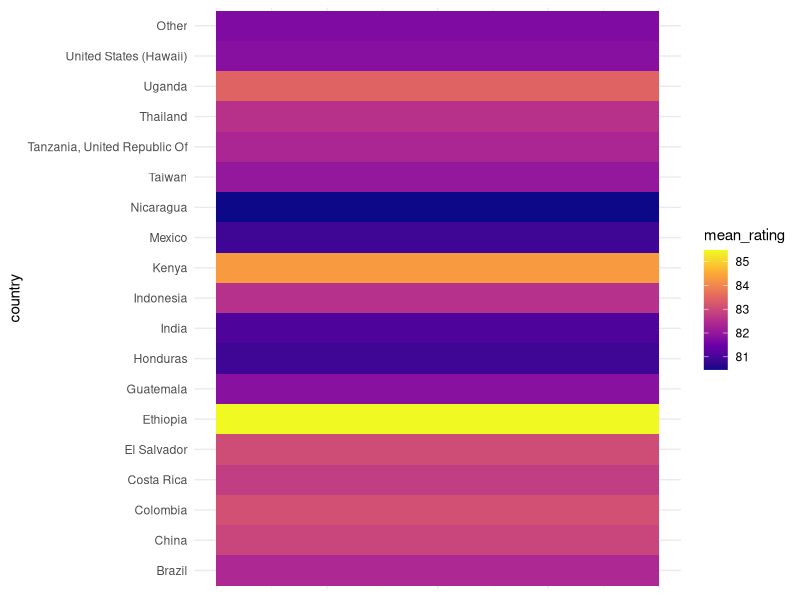
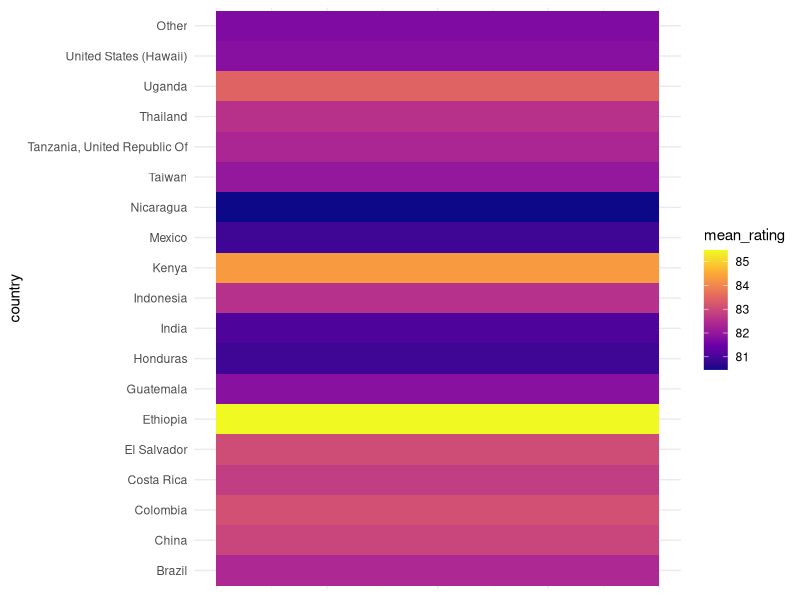
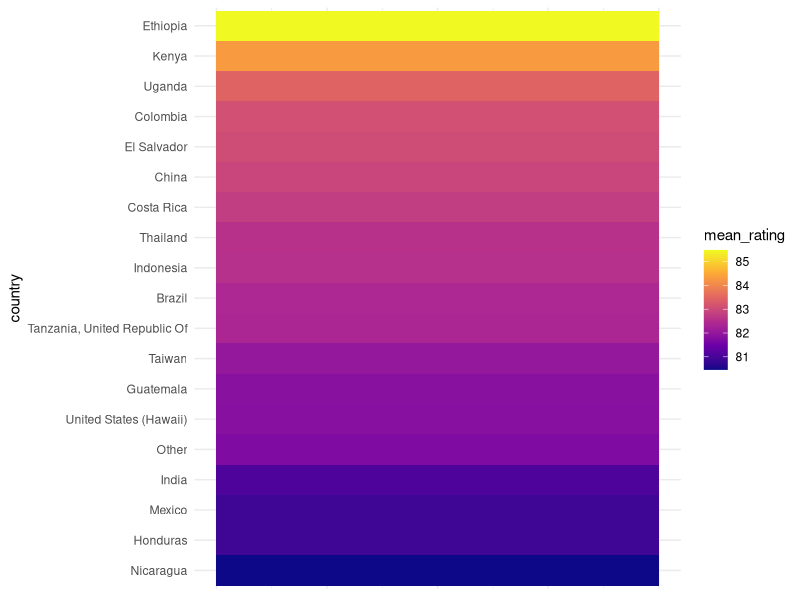
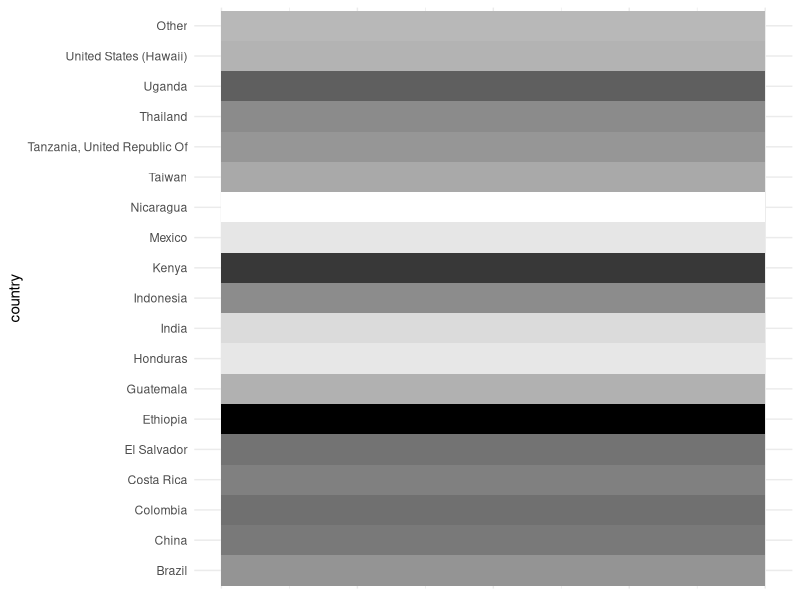
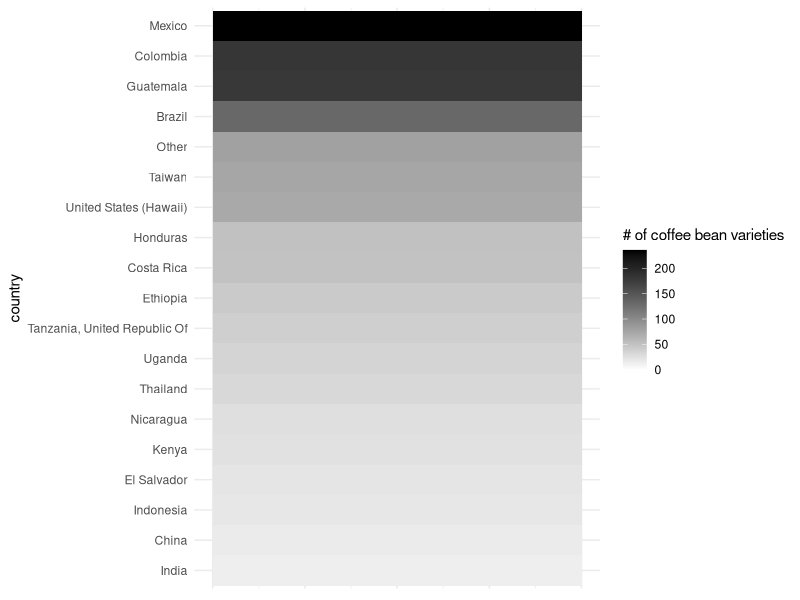
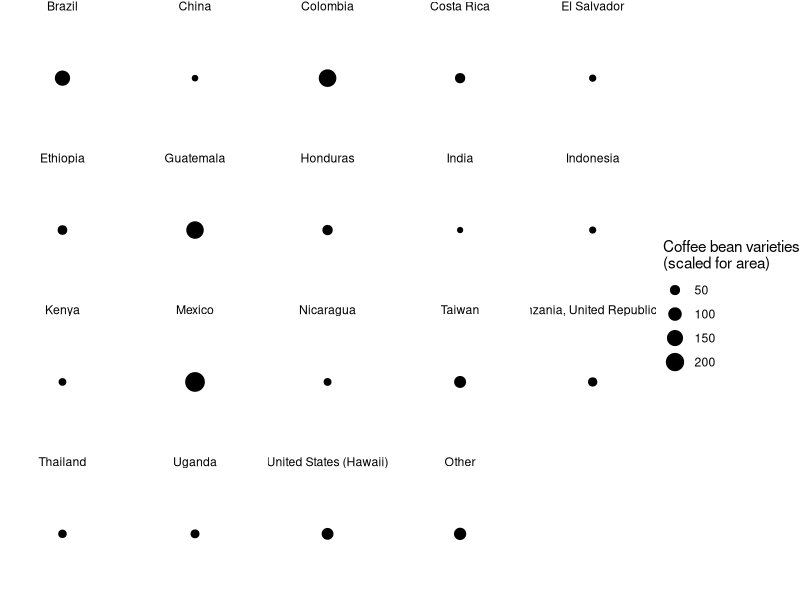
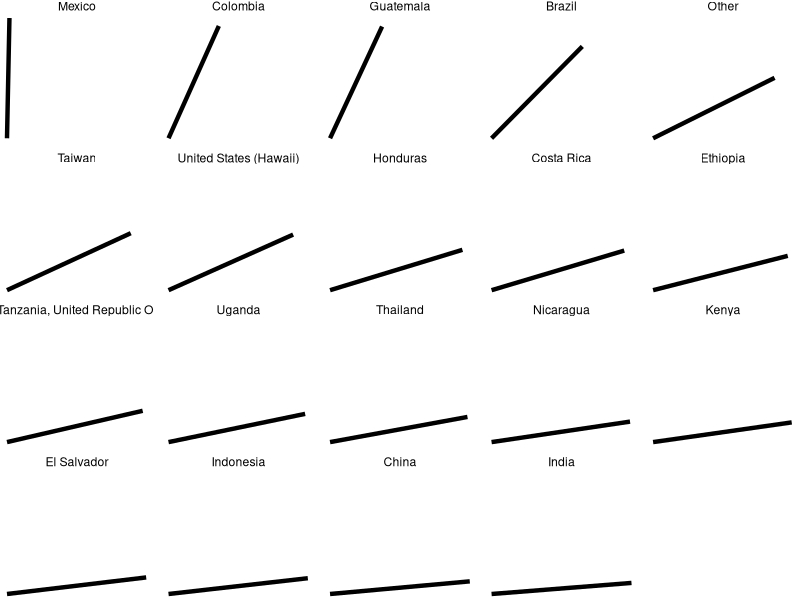
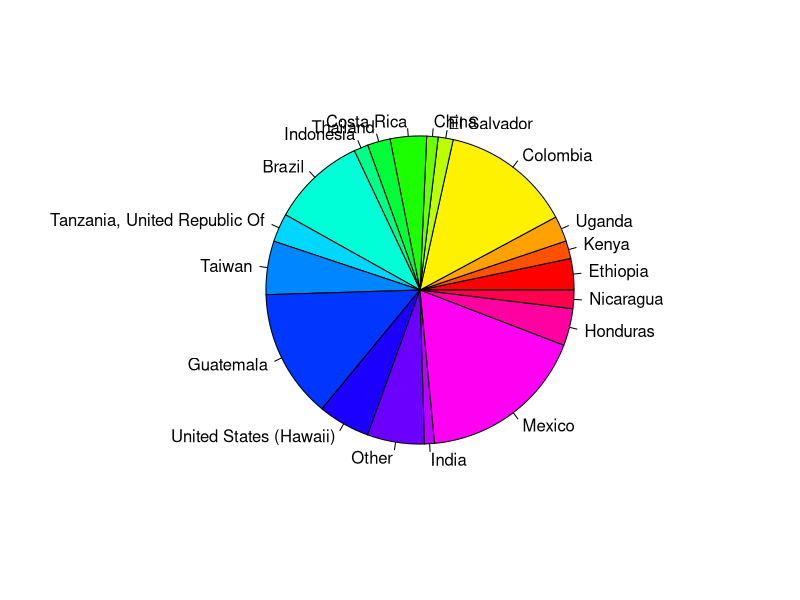

Here is the R script that generated these plots, in order:
## ---- chunk 1
library(tidyverse)
library(kableExtra)
options(pillar.print_min = 20,
        pillar.print_max = 100)
# tuesdata <- tidytuesdayR::tt_load(2020, week = 28)
# coffee_ratings <- tuesdata$coffee_ratings %>%
#   filter(total_cup_points > 0, !is.na(country_of_origin))
# write_csv(coffee_ratings, "data/coffee_ratings.csv")
coffee_ratings <- readr::read_csv("data/coffee_ratings.csv")
country_summary <- coffee_ratings %>%
  mutate(country = fct_lump(country_of_origin, 18)) %>%
  group_by(country) %>%
  summarize(mean_rating = mean(total_cup_points, na.rm = TRUE),
            n = n()) %>%
  arrange(desc(mean_rating)) 
glimpse(coffee_ratings)
glimpse(country_summary)
## ---- chunk 2
library(ggplot2)
country_summary %>%
  arrange(country) %>%
  ggplot(aes(x = 100, y = country, fill = mean_rating)) +
  geom_tile() +
  # color scheme is red to blue
  scale_fill_viridis_c(option = "plasma") +
  theme_minimal() +
  # hide x axis
  theme(axis.text.x = element_blank(),
        axis.ticks.x = element_blank(),
        axis.title.x = element_blank()) 
## ---- chunk 3
country_summary %>%
  arrange(country) %>%
  ggplot(aes(x = 100, y = country, fill = mean_rating)) +
  geom_tile() +
  # color scheme is red to blue
  scale_fill_viridis_c(option = "plasma") +
  theme_minimal() +
  # hide x axis
  theme(axis.text.x = element_blank(),
        axis.ticks.x = element_blank(),
        axis.title.x = element_blank()) 
## ---- chunk 4
country_summary %>%
  mutate(country = fct_reorder(country, mean_rating)) %>%
  ggplot(aes(x = 100, y = country, fill = mean_rating)) +
  geom_tile() +
  # color scheme is red to blue
  scale_fill_viridis_c(option = "plasma") +
  theme_minimal() +
  # hide x axis
  theme(axis.text.x = element_blank(),
        axis.ticks.x = element_blank(),
        axis.title.x = element_blank()) 
## ---- chunk 5
country_summary %>%
  ggplot(aes(x = 100, y = country, fill = mean_rating)) +
  geom_tile() +
  # one color scheme by saturation
  scale_fill_gradient(low = "white", high = "black", guide = NULL) +
  theme_minimal() +
  # hide x axis
  theme(axis.text.x = element_blank(),
        axis.ticks.x = element_blank(),
        axis.title.x = element_blank()) 
## ---- chunk 6
country_summary %>%
  mutate(country = fct_reorder(country, n)) %>%
  ggplot(aes(x = 100, y = country, fill = n)) +
  geom_tile() +
  # one color scheme by saturation
  scale_fill_gradient(low = "white", high = "black", limits = c(0, NA),
                      name = "# of coffee bean varieties") +
  theme_minimal() +
  # hide x axis
  theme(axis.text.x = element_blank(),
        axis.ticks.x = element_blank(),
        axis.title.x = element_blank()) 
## ---- chunk 7

ggplot(country_summary,
       aes(
         x = 100,
         y = 100,
         size = n
       )) +
  geom_point(shape = 21,
             fill = "black") +  # Bubble chart with outlined points
  scale_size_area() +  # Scale size by area
  facet_wrap( ~ country) +  # Create small multiples by country
  labs(size = "Coffee bean varieties\n(scaled for area)") +
  theme_void() +
  theme(axis.text.x = element_blank(),
        axis.ticks.x = element_blank(),
        axis.title.x = element_blank(),
        axis.text.y = element_blank(),
        axis.ticks.y = element_blank(),
        axis.title.y = element_blank()) 

## ---- chunk 8
# Normalize value so that the maximum value is represented by 90 degrees

max_n <- max(country_summary$n)  

# Function to convert value to angle in degrees
value_to_angle <- function(x) {
  return(scales::rescale(x, to = c(0, 89), from = c(0, max_n)))
}

# Plot
country_summary %>%
  mutate(country = fct_reorder(country, -n),
         angle = value_to_angle(n),
         xend = cos(angle * pi / 180),
         yend = sin(angle * pi / 180)) %>%
  arrange(desc(n)) %>%
  ggplot(aes(group = country)) +
  geom_segment(aes(x = 0, y = 0, 
                   xend = xend, yend = yend),
                   color = "black", linewidth = 1.5)+
  facet_wrap(~ country) +
  theme_void() +
  theme(axis.text.x = element_blank(),
        axis.ticks.x = element_blank(),
        axis.title.x = element_blank(),
        axis.text.y = element_blank(),
        axis.ticks.y = element_blank(),
        axis.title.y = element_blank()) 

## ---- chunk 9
pie(country_summary$n,
    labels = country_summary$country,
    col = rainbow(nrow(country_summary)))
## ---- chunk 10
pie(country_summary$mean_rating[1:5],
    labels = country_summary$country[1:5],
    col = rainbow(5))
## ---- chunk 11
coffee_ratings %>% 
  filter(!is.na(processing_method)) %>%
  group_by(processing_method) %>%
  summarize(n = n()) %>%
  ggplot(aes(x="", y=n, fill=processing_method)) +
  geom_bar(stat="identity", width=1, color="white") +
  coord_polar("y", start=0) +
  theme_void() # remove background, grid, numeric labels
## ---- chunk 12
set.seed(42)
country_summary %>%
  mutate(noise = runif(19, 0, 5), mean_rating = mean_rating + noise) %>%
  # Plot using geom_rect
  ggplot(aes(y = reorder(country, -mean_rating))) +
  geom_rect(
    aes(
      xmin = noise,
      xmax = mean_rating,
      ymin = as.numeric(factor(country)) - 0.4,
      ymax = as.numeric(factor(country)) + 0.4
    ),
    fill = "skyblue",
    color = "black"
  ) +
  theme_minimal(base_size = 22) +
  labs(x = "average ratings", y = "country")
## ---- chunk 13
country_summary %>%
  mutate(country = fct_reorder(country, mean_rating)) %>%
  ggplot(aes(x = 100, y = country, fill = mean_rating)) +
  geom_tile() +
  # color scheme is red to blue
  scale_fill_viridis_c(option = "plasma") +
  theme_minimal(base_size = 22) +
  # hide x axis
  theme(axis.text.x = element_blank(),
        axis.ticks.x = element_blank(),
        axis.title.x = element_blank()) 
## ---- chunk 14
set.seed(42)
country_summary %>%
  mutate(country = fct_reorder(country, mean_rating)) %>%
  ggplot(aes(y = country)) +
  geom_rect(
    aes(
      xmin = 0,
      xmax = mean_rating,
      ymin = as.numeric(factor(country)) - 0.4,
      ymax = as.numeric(factor(country)) + 0.4
    ),
    fill = "skyblue",
    color = "black"
  ) +
  theme_minimal(base_size = 22) +
  coord_cartesian(xlim = c(80, 86)) +
  labs(x = "average ratings", y = "country")
## ---- chunk 15
country_summary %>%
  mutate(country = fct_reorder(country, mean_rating)) %>%
  ggplot(aes(x = mean_rating, y = 1)) +
  # add a horizontal line at y = 1
  geom_hline(yintercept = 1) +
  geom_point(color = "black", size = 3) +
  facet_wrap(~country) +
  coord_cartesian(xlim = c(80, 86)) +
  theme_minimal(base_size = 22) +
  theme(axis.text.y = element_blank(),
        axis.ticks.y = element_blank(),
        axis.title.y = element_blank()) +
  labs(x = "average ratings", y = "country")
## ---- chunk 16
country_summary %>%
  mutate(country = fct_reorder(country, mean_rating)) %>%
  ggplot(aes(x = mean_rating, y = country)) +
  # add a horizontal line at y = 1
  geom_hline(yintercept = 1) +
  geom_point(color = "black", size = 3) +
  coord_cartesian(xlim = c(80, 86)) +
  theme_minimal(base_size = 22) +
  labs(x = "average ratings", y = "country")
## ---- chunk 17
country_summary %>%
  ggplot(aes(x = mean_rating, y = country)) +
  # add a horizontal line at y = 1
  geom_hline(yintercept = 1) +
  geom_point(color = "black", size = 3) +
  coord_cartesian(xlim = c(80, 86)) +
  theme_minimal(base_size = 22) +
  labs(x = "average ratings", y = "country")
